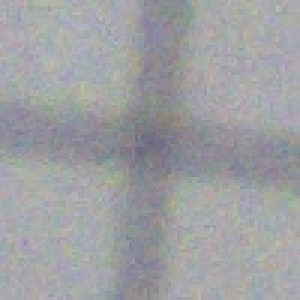
#> input picture ROIS/1roi_1001_1923.jpg, 100 x 100 px, given as the content of the folder Set2, which was not available (shown 3 times larger)
$ python detector.py
#> lines starting #> are read from the running program, lines starting #| are printed output that depends on the picture; after the words box and inside, x2 and y2 are one past the last pixel; in counts of white or black regions, pixels touching at a corner belong together; pictures that were not available may be replaced by others from this repository, and a replacement may not be noted
import os
import cv2
import numpy as np
import pandas as pd

# Ruta de la carpeta que contiene las imágenes
carpeta_imagenes = 'Set2'

# Obtener la lista de archivos en la carpeta
archivos_en_carpeta = os.listdir(carpeta_imagenes)

# Filtrar solo los archivos de imagen (puedes ajustar las extensiones según tus necesidades)
archivos_imagenes = [archivo for archivo in archivos_en_carpeta if archivo.lower().endswith(('.png', '.jpg', '.jpeg'))]

# Crear un DataFrame de Pandas para el dataset
data = pd.DataFrame(columns=['image_path', 'corner_x', 'corner_y', 'label'])
# Iterar sobre cada imagen
i=1
for nombre_imagen in archivos_imagenes:
    # Construir la ruta completa de la imagen
    ruta_imagen = os.path.join(carpeta_imagenes, nombre_imagen)
    print(f"Procesando la imagen: {ruta_imagen}")

    # Cargar la imagen
    imagen = cv2.imread(ruta_imagen)
#> imagen is the input picture: shape (100, 100, 3); mean B, G, R 162.7, 159.9, 158.8

    # Convertir la imagen a escala de grises
    old_gray = cv2.cvtColor(imagen, cv2.COLOR_BGR2GRAY)
    median = cv2.medianBlur(old_gray, 15)
    gauss = cv2.GaussianBlur(median, (5, 5), 0)

    # Aplicar cv2.cornerHarris
    dst = cv2.cornerHarris(gauss, 64, 31, 0.21)
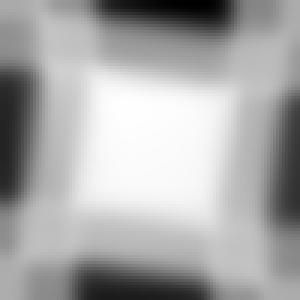
#> dst: shape (100, 100) float32 (shown 3 times larger); min -8.54e+24, max 4.04e+24, mean -1.75e+23; drawn with min black and max white
    dst = cv2.dilate(dst, None)

    # Apply threshold
    ret, dst = cv2.threshold(dst, 0.01 * dst.max(), 255, 0)
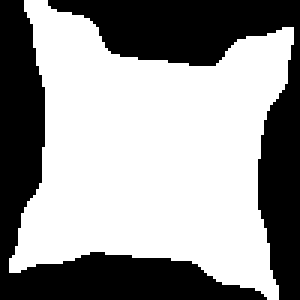
#> dst: shape (100, 100) float32 (shown 3 times larger); 59.5% white; 2 black regions, box (x1, y1, x2, y2) and area: (16, 0, 100, 100) 2067, (0, 0, 89, 100) 1988
#> ret = 4.04e+22
    dst = np.uint8(dst)

    # Connected components
    ret, labels, stats, centroids = cv2.connectedComponentsWithStats(dst)
#> ret = 2; stats = [[0, 0, 100, 100, 4055], [3, 0, 95, 100, 5945]]; centroids = [[48.72, 47.79], [50.03, 50.67]]
    criteria = (cv2.TERM_CRITERIA_EPS + cv2.TERM_CRITERIA_MAX_ITER, 20, 0.3)
    corners = cv2.cornerSubPix(gauss, np.float32(centroids), (5, 5), (-1, -1), criteria)
#> corners = [[48.72, 47.79], [50.03, 50.67]]

    # Tamaño de las ROI
    tamano_roi = (100, 100)
    for corner in corners:
        x,y = corner
        x = int(x)
        y = int(y)
        # Dibujar un círculo en el centro de la esquina
        #cv2.circle(imagen, (x,y), 15, 255, -1)
        print(i, x, y)
#> this loop made 2 passes
#> (corner, x, y) on passes 1 to 2: ([48.72, 47.79], 48, 47), ([50.03, 50.67], 50, 50)
#| 1 48 47
#| 1 50 50


    # Iterar sobre las esquinas detectadas y crear las ROI
    for corner_x, corner_y in corners:
        corner_x, corner_y = int(corner_x), int(corner_y)

        # Calcular las coordenadas del centro de la esquina
        center_x = corner_x
        center_y = corner_y
        if (corner_x - tamano_roi[0] // 2 > 0) and (corner_x + tamano_roi[0] // 2 < imagen.shape[1]) and \
            (corner_y - tamano_roi[1] // 2 > 0) and (corner_y + tamano_roi[1] // 2 < imagen.shape[0]):

                # Extraer la región de interés (ROI) con la esquina en el centro
                roi = imagen[center_y - tamano_roi[1] // 2:center_y + tamano_roi[1] // 2,
                            center_x - tamano_roi[0] // 2:center_x + tamano_roi[0] // 2]

                # Verificar que la ROI no esté vacía
                if roi.size > 0:
                    # Guardar la ROI como una imagen separada (opcional)
                    nombre_archivo = 'ROIS/'+str(i) + f'roi_{corner_x}_{corner_y}.jpg'
                    cv2.imwrite(nombre_archivo, roi)

                    # Agregar la información al DataFrame
                    data = data.append({
                        'image_path': nombre_archivo,
                        'corner_x': corner_x,  # Usar las coordenadas del centro
                        'corner_y': corner_y,  # Usar las coordenadas del centro
                        'label': 'esquina'  # Puedes etiquetar manualmente cada ROI
                    }, ignore_index=True)
        else:
            # Calcular un tamaño más pequeño para la ROI cerca de los bordes
            # Calcular un tamaño más pequeño para la ROI cerca de los bordes
            tamano_roi_pequeno_x = min(abs(imagen.shape[0] - corner_x), corner_x)
            tamano_roi_pequeno_y = min(abs(imagen.shape[1] - corner_y), corner_y)
            print(abs(imagen.shape[1] - corner_y), corner_y)
            print("OJO: " + str(corner_x) + " "+ str(corner_y) + ", " + str(tamano_roi_pequeno_x)+ " " + str(tamano_roi_pequeno_y))
            # Extraer la región de interés (ROI) más pequeña
            roi = imagen[corner_y - tamano_roi_pequeno_y // 2:corner_y + tamano_roi_pequeno_y // 2,
                        corner_x - tamano_roi_pequeno_x // 2:corner_x + tamano_roi_pequeno_x // 2]
            nombre_archivo = 'ROIS'+str(i) + f'roi_{corner_x}_{corner_y}.jpg'
#> (the run stopped early here; a loop or call above may not have finished)

$ run again, on ROIS/1roi_1072_1260.jpg
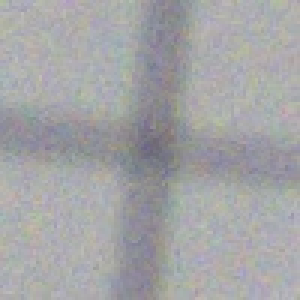
#> input picture ROIS/1roi_1072_1260.jpg, 100 x 100 px, given as the content of the folder Set2, which was not available (shown 3 times larger)
#> imagen is the input picture: shape (100, 100, 3); mean B, G, R 166.2, 164.2, 163.8
#> `ret, dst = cv2.threshold(dst, 0.01 * dst.max(), 255, 0)`:
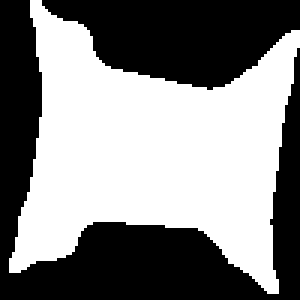
#> dst: shape (100, 100) float32 (shown 3 times larger); 51.9% white; 2 black regions, box (x1, y1, x2, y2) and area: (0, 0, 100, 100) 3092, (14, 0, 100, 30) 1715
#> `ret, dst = cv2.threshold(dst, 0.01 * dst.max(), 255, 0)`: ret = 4.69e+22
#> `ret, labels, stats, centroids = cv2.connectedComponentsWithStats(dst)`: ret = 2; stats = [[0, 0, 100, 100, 4807], [3, 0, 97, 98, 5193]]; centroids = [[48.41, 48.87], [50.51, 50.09]]
#> the loop `for corner in corners:` made 2 passes
#> (corner, x, y) on passes 1 to 2: ([48.41, 48.87], 48, 48), ([50.51, 50.09], 50, 50)
#> (printed output is left out)

$ run again, on ROIS/1roi_1097_1037.jpg
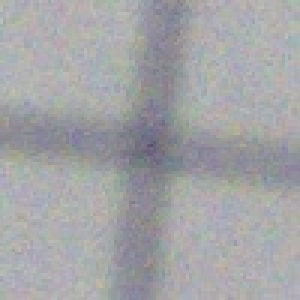
#> input picture ROIS/1roi_1097_1037.jpg, 100 x 100 px, given as the content of the folder Set2, which was not available (shown 3 times larger)
#> imagen is the input picture: shape (100, 100, 3); mean B, G, R 166.9, 164, 163.5
#> `ret, dst = cv2.threshold(dst, 0.01 * dst.max(), 255, 0)`:
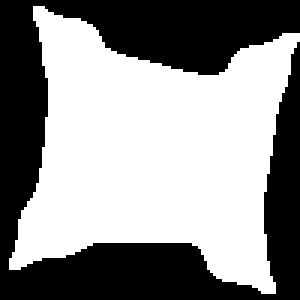
#> dst: shape (100, 100) float32 (shown 3 times larger); 56% white; 1 black region, box (x1, y1, x2, y2) and area: (0, 0, 100, 100) 4395
#> `ret, dst = cv2.threshold(dst, 0.01 * dst.max(), 255, 0)`: ret = 8.72e+22
#> `ret, labels, stats, centroids = cv2.connectedComponentsWithStats(dst)`: ret = 2; stats = [[0, 0, 100, 100, 4395], [3, 2, 97, 96, 5605]]; centroids = [[47.61, 48.31], [50.98, 50.43]]
#> the loop `for corner in corners:` made 2 passes
#> (corner, x, y) on passes 1 to 2: ([47.61, 48.31], 47, 48), ([50.98, 50.43], 50, 50)
#> (printed output is left out)

$ run again, on ROIS/1roi_1120_817.jpg
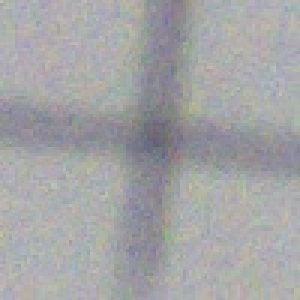
#> input picture ROIS/1roi_1120_817.jpg, 100 x 100 px, given as the content of the folder Set2, which was not available (shown 3 times larger)
#> imagen is the input picture: shape (100, 100, 3); mean B, G, R 166.1, 164.1, 163.9
#> `ret, dst = cv2.threshold(dst, 0.01 * dst.max(), 255, 0)`:
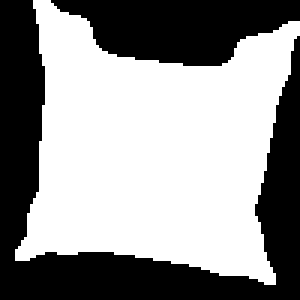
#> dst: shape (100, 100) float32 (shown 3 times larger); 57.7% white; 2 black regions, box (x1, y1, x2, y2) and area: (0, 0, 100, 100) 2992, (17, 0, 100, 22) 1239
#> `ret, dst = cv2.threshold(dst, 0.01 * dst.max(), 255, 0)`: ret = 7.8e+22
#> `ret, labels, stats, centroids = cv2.connectedComponentsWithStats(dst)`: ret = 2; stats = [[0, 0, 100, 100, 4231], [5, 0, 95, 95, 5769]]; centroids = [[47.3, 49.06], [51.11, 49.82]]
#> the loop `for corner in corners:` made 2 passes
#> (corner, x, y) on passes 1 to 2: ([47.3, 49.06], 47, 49), ([51.11, 49.82], 51, 49)
#> (printed output is left out)
